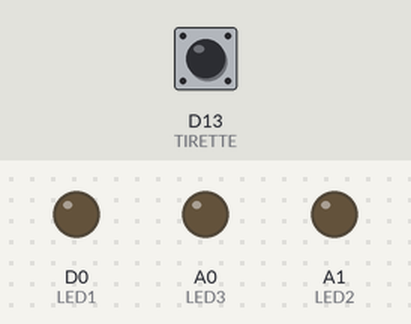
Bench run of a program on a simulated STM32 Nucleo. Parts: output pins drawn as LEDs (lit = HIGH). The inputs (shaded band) are chosen by the test bench; at power-on: D13 (TIRETTE) HIGH. What the program prints to the serial monitor is not drawn.

Above: at 1.2 s.
1.3 s: D13 (TIRETTE) pulled LOW for 0.15 s
At 2.1 s:
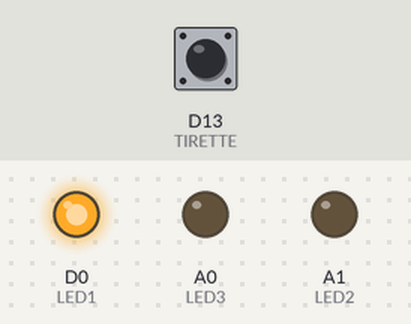
3.8 s: D13 (TIRETTE) pulled LOW for 1 s
At 5.2 s:
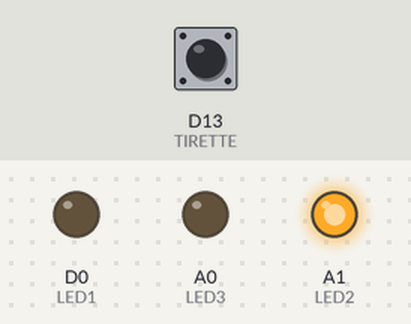
Timing chart, 0 to 6.8 s (numbered marks = the images above; inputs shaded):
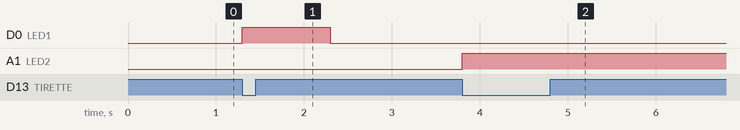

Measured:
- after the input at 1.3 s, D0 (LED1): LOW → HIGH at once, → LOW 1.0 s later
- after the input at 3.8 s, A1 (LED2): LOW → HIGH at once

The program:

main.cpp
```cpp
#include <Arduino.h>
#include "PinLayout.h"
#include <math.h>
#include <stdio.h>

#define LED1 PA3
#define LED2 PA1
#define LED3 PA0
#define TIRETTE PA5

enum state{
    DEBUT,
    TIRETTE_A_REMETTRE,
    PRET_DEPART,
    DEPART
};

state etat = DEBUT;


void setup (){
    Serial.begin(115200);
    pinMode(TIRETTE, INPUT_PULLUP);
    pinMode(LED1, OUTPUT);
    pinMode(LED2, OUTPUT);
    pinMode(LED3, OUTPUT);
    digitalWrite(LED1, LOW);
    digitalWrite(LED2, LOW);
    digitalWrite(LED3, LOW);
}


void loop(){;
    Serial.println((digitalRead(TIRETTE)));
    switch (etat)
    {
    case DEBUT:
        if (digitalRead(TIRETTE)==LOW){
            digitalWrite(LED1, HIGH);
            //digitalWrite(LED2, HIGH);
            //digitalWrite(LED3, HIGH);
            etat=TIRETTE_A_REMETTRE;
            delay(1000);
        }
        break;
    case TIRETTE_A_REMETTRE:
        if (digitalRead(TIRETTE)==HIGH){
            digitalWrite(LED1, LOW);
            digitalWrite(LED2, LOW);
            digitalWrite(LED3, LOW);
            etat=PRET_DEPART;
            delay(1000);
        }
        break;
    case PRET_DEPART:
        if (digitalRead(TIRETTE)==LOW){
            //delay(90000);
            //digitalWrite(LED1, HIGH);
            digitalWrite(LED2, HIGH);
            //digitalWrite(LED3, HIGH);
            etat=DEPART;
            delay(1000);
        }
        break;
    }

}
```

PinLayout.h
```cpp
#ifndef PINLAYOUT_H
#define PINLAYOUT_H

#include <HardwareSerial.h>
#include <Arduino.h>

/*constexpr uint32_t MOT1_STEP = PA1;
constexpr uint32_t MOT1_DIR = PB0;
constexpr uint32_t MOT2_STEP = PA0;
constexpr uint32_t MOT2_DIR = PB1;*/

constexpr uint32_t R_MEAS_PIN = PA4;

constexpr uint32_t SERVO1 = PA8;
constexpr uint32_t SERVO2 = PA11;

constexpr uint32_t PRESSURE_CLK = PA10;
constexpr uint32_t PRESSURE_HAT = PA5;

constexpr uint32_t DISPLAY_CLK = PB5;
constexpr uint32_t DISPLAY_DIO = PB4;


#define UART_TX PA2
#define UART_RX PA3


#endif /* PINLAYOUT_H */
```
